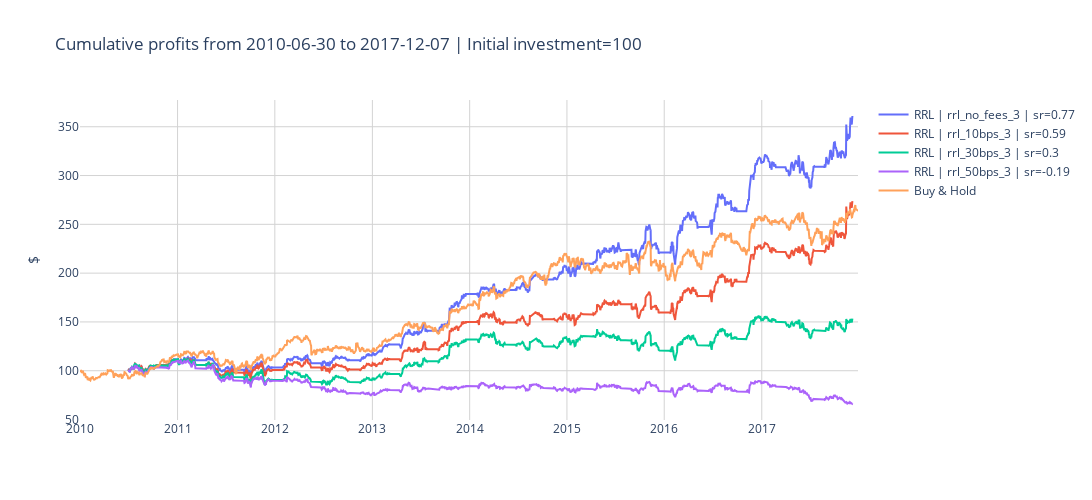

The cell this chart's notebook holds for it:
### Code cell
layout = generate_layout(
    fig_height=500, 
    fig_width=1100, 
    fig_title="", 
    x_axis_args={"gridcolor": "lightgrey"}, 
    y_axis_args={"gridcolor": "lightgrey", "title": {"text": "$"}}
)
fig = plot_cumulative_profits(
    dfs_backtest, 
    buy_and_hold_returns, 
    initial_invest, 
    layout)

fig.show()

### Figure 1 — Plotly figure (JSON) as saved in the notebook; plotly's stock layout.template omitted (floating-point values rounded to 4 significant figures; data arrays with more than 128 entries replaced by an {"elided": "..."} marker saying what was removed)
{"data": [{"mode": "lines", "name": "RRL | rrl_no_fees_3 | sr=0.77", "type": "scatter", "x": {"elided": "1425 str values"}, "y": {"elided": "1425 float values"}}, {"mode": "lines", "name": "RRL | rrl_10bps_3 | sr=0.59", "type": "scatter", "x": {"elided": "1425 str values"}, "y": {"elided": "1425 float values"}}, {"mode": "lines", "name": "RRL | rrl_30bps_3 | sr=0.3", "type": "scatter", "x": {"elided": "1425 str values"}, "y": {"elided": "1425 float values"}}, {"mode": "lines", "name": "RRL | rrl_50bps_3 | sr=-0.19", "type": "scatter", "x": {"elided": "1425 str values"}, "y": {"elided": "1425 float values"}}, {"mode": "lines", "name": "Buy & Hold", "type": "scatter", "x": {"elided": "2013 str values"}, "y": {"elided": "2013 float values"}}], "layout": {"height": 500, "plot_bgcolor": "white", "title": {"text": "Cumulative profits from 2010-06-30 to 2017-12-07 | Initial investment=100"}, "width": 1100, "xaxis": {"gridcolor": "lightgrey"}, "yaxis": {"gridcolor": "lightgrey", "title": {"text": "$"}}}}
